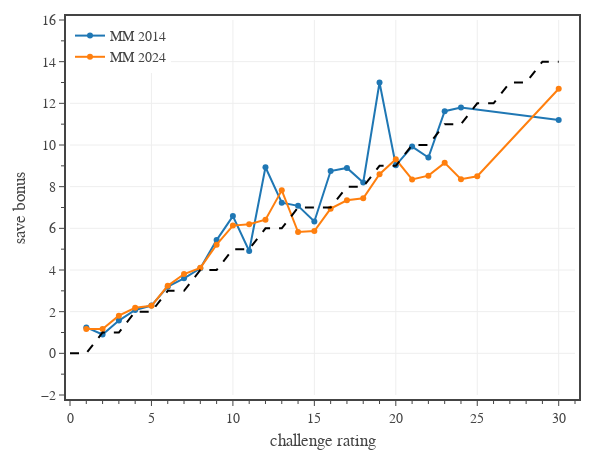

Notebook cell for this chart:
### Code cell
# Fig. 6: save bonus vs challenge rating
column = 'adj SB'
groups = [
    {
        'name': 'MM 2014',
        'Book': 'MM',
        'Legendary': ['N','L','LL'],
        'color': COLORS[0],
        'line_color': COLORS[0],
        'symbol': 'circle',
    },
    {
        'name': 'MM 2024',
        'Book': 'MM (2024)',
        'Legendary': ['N','L','LL'],
        'color': COLORS[1],
        'line_color': COLORS[1],
        'symbol': 'circle',
    },
]

# create figure
fig = go.Figure(
    layout=go.Layout(
        template=tfb.FIG_TEMPLATE,
        margin=dict(l=70, r=25, b=55, t=20, pad=4),
        xaxis=dict(
            title_text='challenge rating',
            range=[0,31],
            tick0=0, dtick=5,
            minor=dict(tick0=0, dtick=1),
        ),
        yaxis=dict(
            title_text='save bonus',
            range=[-2,16],
            tick0=0, dtick=2,
            minor=dict(tick0=0, dtick=1),
            tickformat='.0f',
        ),
        legend=dict(
            xanchor='left', yanchor='top',
            x=0.00, y=1.00,
            orientation='v',
            tracegroupgap=0,
        )
    )
)

# plot monster data
for group in groups:
    name = group['name']
    book = group['Book']
    legendary = group['Legendary']
    df1 = df0[df0['Book'].isin([book]) & df0['Legendary'].isin(legendary)]
    dfG = df1[['CR',column]].groupby(['CR']).mean().reset_index()
    fig.add_trace(go.Scatter(
        x=dfG['CR'], 
        y=dfG[column],
        mode='markers+lines', 
        name=name,
        marker_color=group['color'],
        marker_symbol=group['symbol'],
        line_color=group['line_color'],
        hovertemplate = f'<b>{name}</b><br>'
            + 'CR %{x:.0f}<br>'
            + 'SB %{y:.1f}'
            + '<extra></extra>'
    ))

fig.add_trace(go.Scatter(
    x=dfT['CR'], 
    y=dfT[column],
    mode='lines', 
    name=f'baseline',
    showlegend=False,
    line_color='black',
    line_dash='dash',
    hoverinfo='skip',
))


# show figure
fig.update_layout(width=600, height=450)
fig.show(config=tfb.FIG_CONFIG)

# save figures
if SAVEFIGS:
    fig.update_layout(autosize=True, width=None, height=None)
    tfb.save_fig_html(fig, format='large', name=f'./fig-sb-vs-cr-large')
    tfb.save_fig_html(fig, format='small', name=f'./fig-sb-vs-cr-small')

### Figure 1 — Plotly figure (JSON) as saved in the notebook; plotly's stock layout.template omitted (floating-point values rounded to 4 significant figures)
{"data": [{"hovertemplate": "<b>MM 2014</b><br>CR %{x:.0f}<br>SB %{y:.1f}<extra></extra>", "line": {"color": "#1f77b4"}, "marker": {"color": "#1f77b4", "symbol": "circle"}, "mode": "markers+lines", "name": "MM 2014", "type": "scatter", "x": [1, 2, 3, 4, 5, 6, 7, 8, 9, 10, 11, 12, 13, 14, 15, 16, 17, 18, 19, 20, 21, 22, 23, 24, 30], "y": [1.242, 0.9052, 1.573, 2.08, 2.294, 3.2, 3.6, 4.08, 5.436, 6.588, 4.911, 8.933, 7.233, 7.08, 6.329, 8.75, 8.9, 8.2, 13, 9.025, 9.925, 9.4, 11.62, 11.8, 11.2]}, {"hovertemplate": "<b>MM 2024</b><br>CR %{x:.0f}<br>SB %{y:.1f}<extra></extra>", "line": {"color": "#ff7f0e"}, "marker": {"color": "#ff7f0e", "symbol": "circle"}, "mode": "markers+lines", "name": "MM 2024", "type": "scatter", "x": [1, 2, 3, 4, 5, 6, 7, 8, 9, 10, 11, 12, 13, 14, 15, 16, 17, 18, 19, 20, 21, 22, 23, 24, 25, 30], "y": [1.163, 1.166, 1.81, 2.185, 2.283, 3.239, 3.806, 4.104, 5.217, 6.131, 6.192, 6.412, 7.822, 5.822, 5.867, 6.945, 7.344, 7.44, 8.6, 9.314, 8.35, 8.529, 9.143, 8.36, 8.5, 12.7]}, {"hoverinfo": "skip", "line": {"color": "black", "dash": "dash"}, "mode": "lines", "name": "baseline", "showlegend": false, "type": "scatter", "x": [0, 0.125, 0.25, 0.5, 1, 2, 3, 4, 5, 6, 7, 8, 9, 10, 11, 12, 13, 14, 15, 16, 17, 18, 19, 20, 21, 22, 23, 24, 25, 26, 27, 28, 29, 30], "y": [0, 0, 0, 0, 0, 1, 1, 2, 2, 3, 3, 4, 4, 5, 5, 6, 6, 7, 7, 7, 8, 8, 9, 9, 10, 10, 11, 11, 12, 12, 13, 13, 14, 14]}], "layout": {"height": 450, "legend": {"orientation": "v", "tracegroupgap": 0, "x": 0, "xanchor": "left", "y": 1, "yanchor": "top"}, "margin": {"b": 55, "l": 70, "pad": 4, "r": 25, "t": 20}, "width": 600, "xaxis": {"dtick": 5, "minor": {"dtick": 1, "tick0": 0}, "range": [0, 31], "tick0": 0, "title": {"text": "challenge rating"}}, "yaxis": {"dtick": 2, "minor": {"dtick": 1, "tick0": 0}, "range": [-2, 16], "tick0": 0, "tickformat": ".0f", "title": {"text": "save bonus"}}}}
